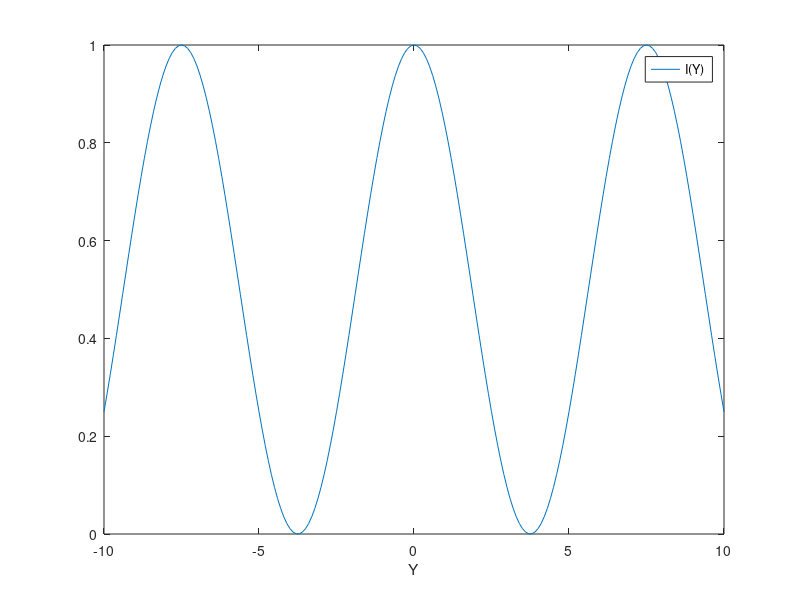

The MATLAB script that drew this image:
% I7FREMIRS
% Fresnel's mirror
function I7FREMIRS;
% 1. Fresnel's Mirror
% Y, c, f, b, and ? in mm, ? in Radc
% is about b for calculation of X = c + f
% All length in mm
Con = 1;
b = 1000;
f = 5000;
Beta = 0.0002;
Lamda = 0.0005;
c = b * cos(Beta);
Y = (-10:0.1:10);
I = Con*(cos(pi*((Y*2*(b/(c+f))*sin(Beta))/Lamda)).^2);

figure(1);
plot(Y,I);
axis([-10 10 0 1]);
xlabel('Y');
legend('I(Y)');
